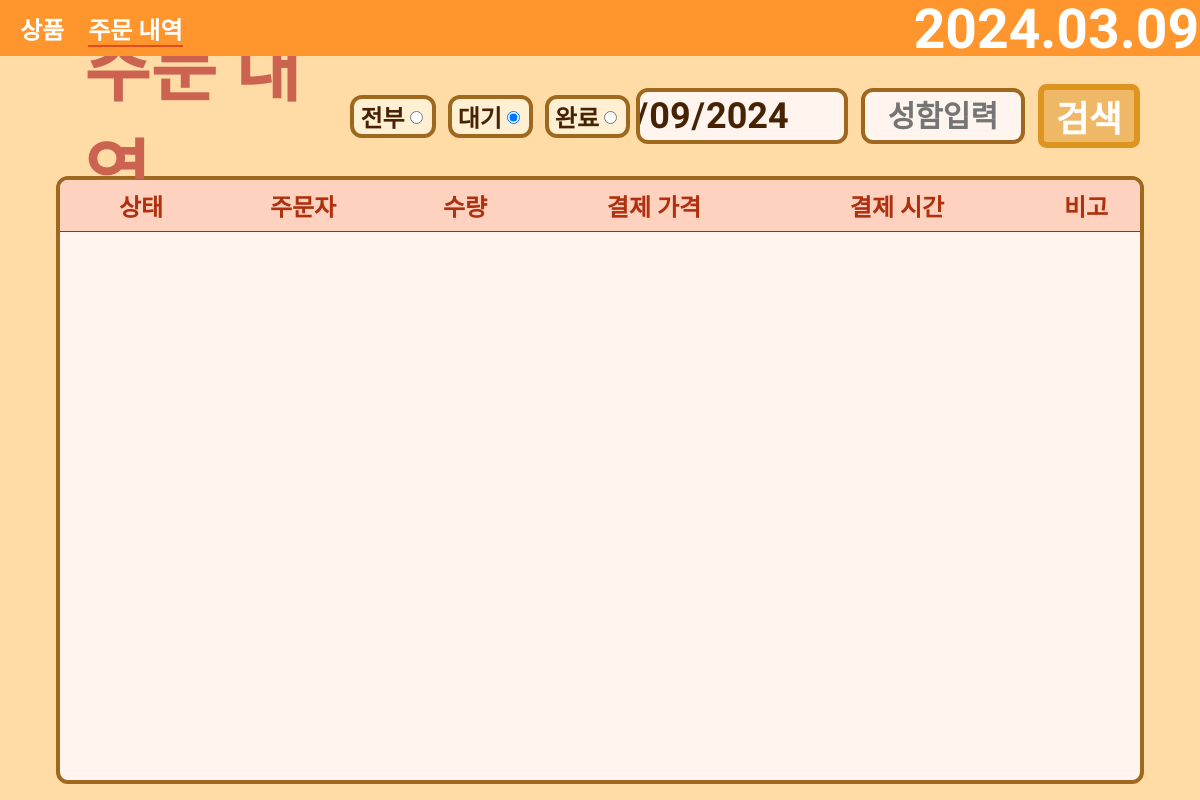
Page /OrderData/ on the earlier database version.
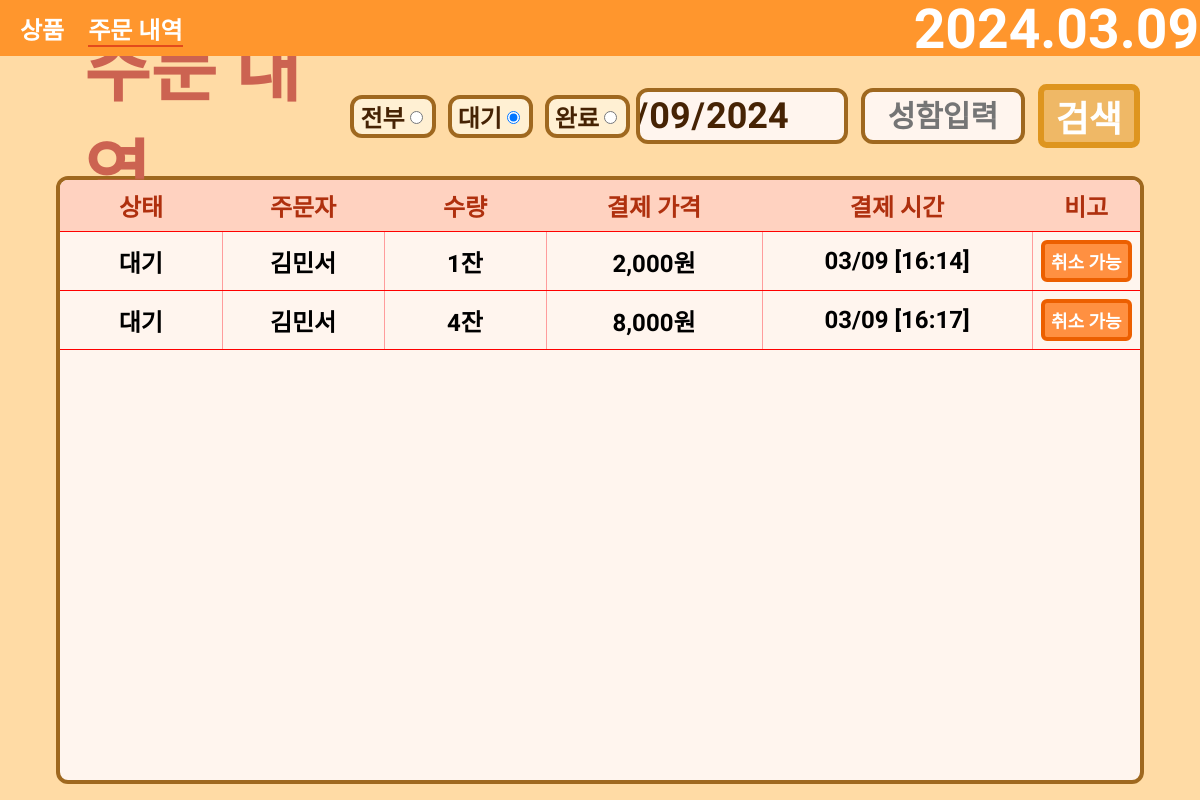
Same page on the later database version.
### main/models.py (models this page shows)
class OrderList(models.Model):
    ORDER_STATUS_CHOICES = [
        ('pending', '대기'),
        ('processing', '진행중'),
        ('completed', '완료됨'),
    ]
    order_menu = models.CharField(max_length=255)
    total_price = models.DecimalField(max_digits=10, decimal_places=0, default=0, null=True)
    total_quantity = models.DecimalField(max_digits=10, decimal_places=0, default=0, null=True)
    phone_number = models.CharField(max_length=15, null=True)
    order_name = models.CharField(max_length=255)
    modified_at = models.DateTimeField(auto_now=True)  # 현재 시간으로 기본값 설정
    order_status = models.CharField(max_length=20, choices=ORDER_STATUS_CHOICES, default='pending')

### main/views.py (the view)
# urls.py: path('OrderData/', OrderData.as_view()),
class OrderData(APIView):
    def get(self, request):
        today = timezone.now().date()
        order_list = OrderList.objects.filter(modified_at__date=today)
        context = {
            'today': today,
            'order_list': order_list,
        }
        return render(request, 'main/order_data.html', context)

### templates/main/order_data.html (shortened to what this page needs)
<!DOCTYPE html>
<html lang="en">
<head>
    {% load static %}
    <link rel="stylesheet" type="text/css" href="{% static 'order_data/order_data.css' %}">
</head>
<body>
<div class="app-container">
    <nav class="navbar">
        <div class="logo-section">
            <a class="nav_item" href="/">상품</a>
            <a class="nav_item pick" href="/OrderData">주문 내역</a>
        </div>
        <div class="nav-left">
            <a class="date-time-section" href="/PointExamine">{{ today|date:"Y.m.d" }}</a>
        </div>
    </nav>
</div>
<div class="order-section">
    <div class="order-container">
        <div class="order-header">
            <a class="order-header-left" href="{% url 'download-excel' %}">
                주문 내역
            </a>
            <div class="order-header-right">
                <form class="order-radio">
                    <div class="order-status">
                        <label for="전부">전부</label>
                        <input type="radio" id="전부" name="status" value="">
                    </div>
                    <div class="order-status">
                        <label for="대기">대기</label>
                        <input type="radio" id="대기" name="status" value="대기" checked>
                    </div>
                    <div class="order-status">
                        <label for="완료">완료</label>
                        <input type="radio" id="완료" name="status" value="완료">
                    </div>
                </form>
                <div class="order-input">
                    <input type="date" id="dateInput" class="order-input-select" onclick="OrderDataSearch()">
                    <input type="text" id="nameInput" class="order-input-select name" placeholder="성함입력"
                           onclick="OrderDataSearch()">
                    <div class="order-search" onclick="OrderDataSearch()">검색</div>
                </div>
            </div>
        </div>
        <div class="order-body">
            <table>
                <thead>
                <tr>
                    <th class="order-status-column">상태</th>
                    <th class="order-name-column">주문자</th>
                    <th class="total-quantity-column">수량</th>
                    <th class="total-price-column">결제 가격</th>
                    <th class="modified-at-column">결제 시간</th>
                    <th class="order-etc">비고</th>
                </tr>
                </thead>
                <tbody id="order-data-table">
                {% for data in order_list %}
                <tr>
                    <td class="order-status-column">{{ data.order_status }}</td>
                    <td class="order-name-column">{{ data.order_name }}</td>
                    <td class="total-quantity-column">{{ data.total_quantity }}잔</td>
                    {% load humanize %}
                    <td class="total-price-column">{{ data.total_price|intcomma }}원</td>
                    <td class="modified-at-column">{{ data.modified_at|date:"m/d [H:i]" }}</td>
                    {% if data.order_status == '대기' %}
                    <td class="order-etc">
                        <div class="delete" onclick="order_delete(this)">취소 가능</div>
                    </td>
                    {% else %}
                    <td class="order-etc">
                        <div class="complete">취소 불가</div>
                    </td>
                    {% endif %}
                </tr>
                {% endfor %}
                </tbody>
            </table>
        </div>
    </div>
</div>
</body>
</html>

### static/order_data/order_data.css (style rules this page uses)
:root { --font-googleTitan_One: 'Titan_One', cursive; --font-googleNanum_Pen_Script: 'Nanum_Pen_Script', cursive; --font-googleSingle_Day: 'Single_Day', cursive; --font-googleGamja_Flower: 'Gamja_Flower', cursive; --font-googleDongle-Bold: 'Dongle-Bold', cursive; --font-googleDongle-Light: 'Dongle-Bold', cursive; --font-googleDongle-Regular: 'Dongle-Bold', cursive; }
.navbar { display: flex; justify-content: space-between; align-items: center; height: 7vh; background-color: #ff962d; position: fixed; top: 0; left: 0; right: 0; z-index: 1; }
.nav_item { margin-left: 20px; font-size: 1.5rem; font-weight: bold; color: #ffffff; text-decoration: none; }
.pick { padding-bottom: 0.2vh; border-bottom: 0.2vw solid #e34a1c; }
.nav-left { display: flex; flex-direction: row; justify-content: center; align-items: center; }
.date-time-section { font-size: 2.3vw; font-weight: bold; color: white; margin-right: 6vw; font-family: 'Dongle', sans-serif; scale: 2; text-decoration: none; }
.date-time-section { display: flex; flex-direction: row; align-items: flex-end; }
.order-section { display: flex; flex-direction: column; justify-content: space-between; align-items: center; position: fixed; width: 100%; height: 100%; top: 0; right: 0; background-color: #ffdba5; }
.order-container { position: absolute; top: 7vh; display: flex; flex-direction: column; justify-content: start; align-items: center; width: 90vw; height: 100%; }
.order-header { ; display: flex; flex-direction: row; justify-content: space-between; align-items: center; width: 100%; font-weight: bold; color: #ffffff; margin: 0.5rem 0; }
.order-header-left { color: #cc6351; width: 10vw; font-size: 3vw; font-family: 'Dongle', sans-serif; scale: 2; margin-left: 7vw; text-decoration: none !important; }
.order-header-right { display: flex; flex-direction: row; justify-content: space-between; align-items: center; }
.order-radio { display: flex; flex-direction: row; justify-content: space-between; align-items: center; font-size: 2vw; font-family: 'Gamja Flower', sans-serif; }
.order-status { display: flex; flex-direction: row; justify-content: center; align-items: center; padding: 0 0.5vw; border: 0.4vw solid #9f681f; margin: 0 0.5vw; border-radius: 1vw; background-color: #fff0d3; color: #462304; }
.order-input { display: flex; flex-direction: row; justify-content: space-between; align-items: center; width: 42vw; }
.order-input-select { display: flex; flex-direction: row; justify-content: center; align-items: center; border: 0.4vw solid #9f681f; border-radius: 1vw; background-color: #fff5ee; color: #462304; padding: 0 1vw; font-size: 3vw; height: 4vw; font-family: 'Gamja Flower', sans-serif; font-weight: 600; width: 15vw; }
.name { text-align: center; width: 11vw; font-size: 2.5vw; }
.order-search { display: flex; flex-direction: row; justify-content: center; align-items: center; font-size: 3vw; border: 0.5vw solid #de951f; border-radius: .7vw; background-color: #efb866; text-align: center; font-family: 'Nanum Pen Script', cursive; padding: 0 1vw; }
.order-body { display: flex; flex-direction: column; justify-content: start; align-items: stretch; width: 100%; height: 75vh; border: 0.4vw solid #9f681f; border-radius: 1vw; background-color: #fff5ee; font-family: 'Dongle', sans-serif; overflow-y: auto; }
table { width: 100%; border-collapse: collapse; color: black; }
thead { height: 5vh; }
thead th { position: sticky; top: 0; background-color: #ffd2c0; z-index: 1; font-family: 'Gamja Flower', sans-serif; font-size: 2vw; color: #af300e; }
th, td { text-align: center; padding: 8px; border-bottom: 1px solid #ff0000; font-size: 2vw; font-weight: 600; font-family: "Gowun Dodum", sans-serif; font-style: normal; }
th { background-color: #f2f2f2; }
td:not(:last-child) { border-right: 1px solid #ff9c9c; }
tr { width: 100%; }
.order-status-column { width: 15% !important; }
.order-name-column { width: 15% !important; }
.total-quantity-column { width: 15% !important; }
.total-price-column { width: 20% !important; }
.modified-at-column { width: 25% !important; }
.order-etc { width: 10% !important; }
.delete { font-size: 1.5vw; display: flex; flex-direction: row; justify-content: center; align-items: center; border: 4px solid #ec5f00; border-radius: 0.5vw; background-color: #ff9041; color: #ffffff; padding: 0.5vh 0; font-weight: bold; transition: all 0.4s; }

Differences in the rows shown:
added OrderList: order_status "대기", order_name "김민서", total_quantity "1", total_price "2,000", modified_at "03/09 [16:14]", shows "취소 가능"
added OrderList: order_status "대기", order_name "김민서", total_quantity "4", total_price "8,000", modified_at "03/09 [16:17]", shows "취소 가능"
